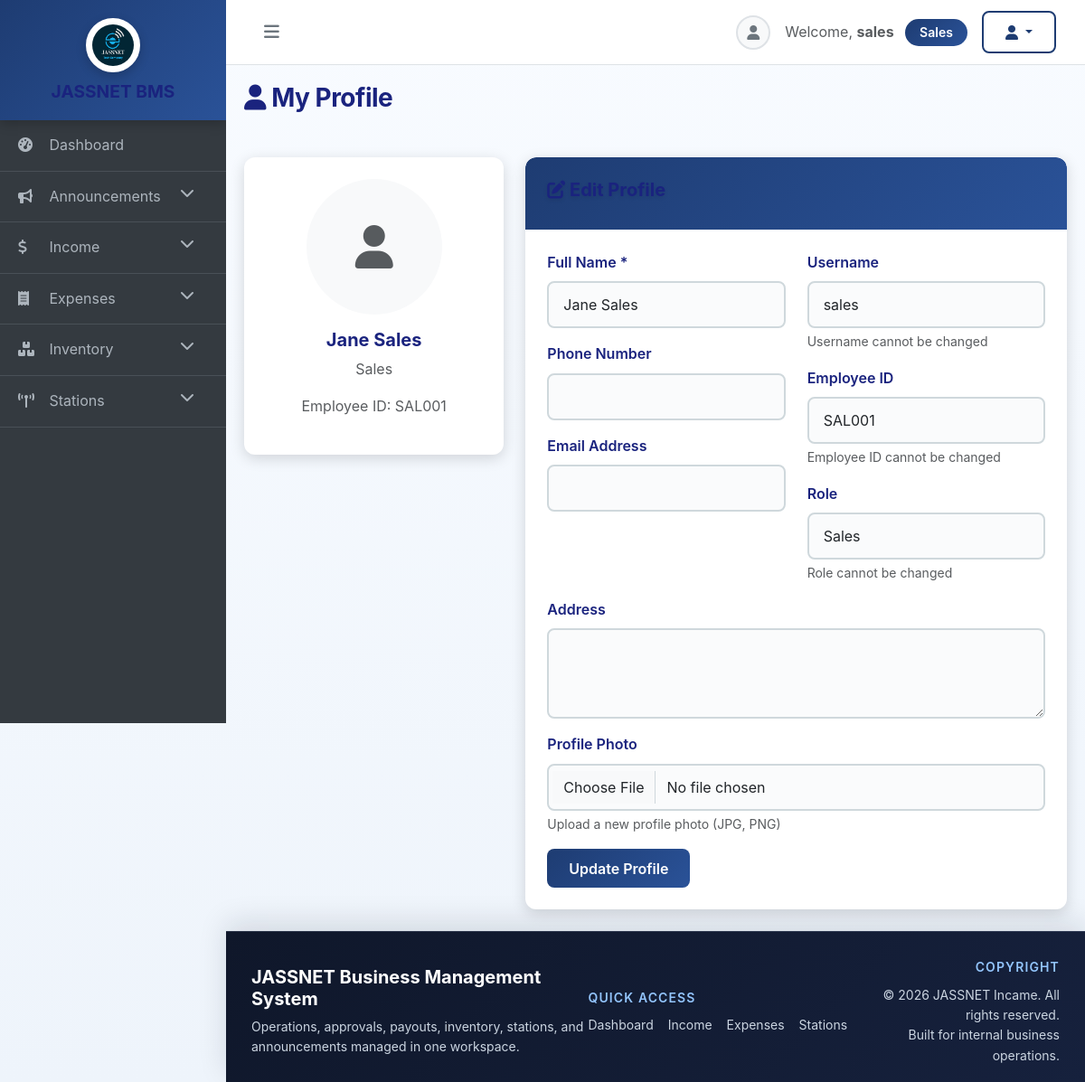
The app's page /pages/profile.php (signed in) with its own data.
### tables this page shows
CREATE TABLE users (
    id INT AUTO_INCREMENT PRIMARY KEY,
    username VARCHAR(50) UNIQUE NOT NULL,
    password VARCHAR(255) NOT NULL,
    role ENUM('Sales', 'Technician', 'Store Keeper', 'Manager', 'Director', 'Accountant', 'Super Admin') NOT NULL,
    full_name VARCHAR(100) NOT NULL,
    gender VARCHAR(20),
    phone VARCHAR(20),
    email VARCHAR(100),
    bank_name VARCHAR(100),
    bank_account_number VARCHAR(50),
    payout_phone VARCHAR(20),
    preferred_payout_channel VARCHAR(20) DEFAULT 'mobile',
    address TEXT,
    profile_photo VARCHAR(255),
    employee_id VARCHAR(50) UNIQUE,
    password_last_changed DATE DEFAULT CURRENT_DATE,
    is_active BOOLEAN DEFAULT TRUE
);

### includes/functions.php (called while the page is built, shortened)
<?php
require_once __DIR__ . '/../config.php';
function isLoggedIn() {
    return isset($_SESSION['user_id']);
}
function getCurrentUser() {
    global $conn;
    $stmt = $conn->prepare("SELECT * FROM users WHERE id = ?");
    $stmt->bind_param("i", $_SESSION['user_id']);
    $stmt->execute();
    $result = $stmt->get_result();
    return $result->fetch_assoc();
}
function hasPermission($required_roles) {
    $user = getCurrentUser();
    $userRoles = array_map('trim', explode(',', $user['role']));
    $lowerRoles = array_map('strtolower', $userRoles);
    foreach ($required_roles as $r) {
        if (in_array(strtolower($r), $lowerRoles)) {
            return true;
        }
    }
    return false;
}
?>

### pages/profile.php (the view, shortened to what this page needs)
<?php
require_once '../includes/functions.php';
$user = getCurrentUser();
?>
<?php include '../includes/header.php'; ?>
<div class="row mb-4">
    <div class="col-md-12">
        <h2><i class="fas fa-user"></i> My Profile</h2>
    </div>
</div>
<div class="row">
    <div class="col-md-4">
        <div class="card">
            <div class="card-body text-center">
                <?php if ($user['profile_photo']): ?>
                    <img src="../uploads/<?php echo $user['profile_photo']; ?>" class="rounded-circle mb-3" style="width: 150px; height: 150px; object-fit: cover;" alt="Profile Photo">
                <?php else: ?>
                    <div class="bg-light rounded-circle d-inline-flex align-items-center justify-content-center mb-3" style="width: 150px; height: 150px;">
                        <i class="fas fa-user fa-3x text-muted"></i>
                    </div>
                <?php endif; ?>
                <h5><?php echo htmlspecialchars($user['full_name']); ?></h5>
                <p class="text-muted"><?php echo htmlspecialchars($user['role']); ?></p>
                <p class="text-muted">Employee ID: <?php echo htmlspecialchars($user['employee_id']); ?></p>
            </div>
        </div>
    </div>
    <div class="col-md-8">
        <div class="card">
            <div class="card-header">
                <h5><i class="fas fa-edit"></i> Edit Profile</h5>
            </div>
            <div class="card-body">
                <form method="POST" enctype="multipart/form-data">
                    <div class="row">
                        <div class="col-md-6">
                            <div class="mb-3">
                                <label for="full_name" class="form-label">Full Name *</label>
                                <input type="text" class="form-control" id="full_name" name="full_name" value="<?php echo htmlspecialchars($user['full_name']); ?>" required>
                            </div>
                            <div class="mb-3">
                                <label for="phone" class="form-label">Phone Number</label>
                                <input type="tel" class="form-control" id="phone" name="phone" value="<?php echo htmlspecialchars($user['phone'] ?? ''); ?>">
                            </div>
                            <div class="mb-3">
                                <label for="email" class="form-label">Email Address</label>
                                <input type="email" class="form-control" id="email" name="email" value="<?php echo htmlspecialchars($user['email'] ?? ''); ?>">
                            </div>
                        </div>
                        <div class="col-md-6">
                            <div class="mb-3">
                                <label for="username" class="form-label">Username</label>
                                <input type="text" class="form-control" id="username" value="<?php echo htmlspecialchars($user['username']); ?>" readonly>
                                <div class="form-text">Username cannot be changed</div>
                            </div>
                            <div class="mb-3">
                                <label for="employee_id" class="form-label">Employee ID</label>
                                <input type="text" class="form-control" id="employee_id" value="<?php echo htmlspecialchars($user['employee_id']); ?>" readonly>
                                <div class="form-text">Employee ID cannot be changed</div>
                            </div>
                            <div class="mb-3">
                                <label for="role" class="form-label">Role</label>
                                <input type="text" class="form-control" id="role" value="<?php echo htmlspecialchars($user['role']); ?>" readonly>
                                <div class="form-text">Role cannot be changed</div>
                            </div>
                        </div>
                    </div>
                    <div class="mb-3">
                        <label for="address" class="form-label">Address</label>
                        <textarea class="form-control" id="address" name="address" rows="3"><?php echo htmlspecialchars($user['address'] ?? ''); ?></textarea>
                    </div>
                    <div class="mb-3">
                        <label for="profile_photo" class="form-label">Profile Photo</label>
                        <input type="file" class="form-control" id="profile_photo" name="profile_photo" accept=".jpg,.jpeg,.png">
                        <div class="form-text">Upload a new profile photo (JPG, PNG)</div>
                    </div>
                    <button type="submit" name="update_profile" class="btn btn-primary">Update Profile</button>
                </form>
            </div>
        </div>
    </div>
</div>
<?php include '../includes/footer.php'; ?>

### assets/css/style.css (style rules this page uses)
:root { --primary-color: #1e3c72; --primary-light: #2a5298; --primary-dark: #0a1a3f; --secondary-color: #b71c1c; --secondary-light: #e53935; --secondary-dark: #7d0c0c; --accent-color: #ff6f61; --warning-color: #ffa500; --danger-color: #c62828; --info-color: #0277bd; --success-color: #388e3c; --dark-bg: #0f2027; --light-bg: #f5f7fa; --text-primary: #1a237e; --text-secondary: #455a64; --border-color: #cfd8dc; --shadow-sm: 0 2px 8px rgba(0, 0, 0, 0.12); --shadow-md: 0 4px 16px rgba(0, 0, 0, 0.15); --shadow-lg: 0 8px 24px rgba(0, 0, 0, 0.2); }
* { transition: background-color 0.3s ease, color 0.3s ease, border-color 0.3s ease; }
body { background: linear-gradient(135deg, #f5f7fa 0%, #e8ecf1 100%); font-family: -apple-system, BlinkMacSystemFont, 'Segoe UI', 'Roboto', 'Helvetica', 'Arial', sans-serif; color: var(--text-primary); overflow-x: hidden; line-height: 1.6; }
.card { border: none; border-radius: 12px; box-shadow: var(--shadow-md); margin-bottom: 24px; background: white; overflow: hidden; transition: all 0.3s cubic-bezier(0.4, 0, 0.2, 1); }
.card-header { background: linear-gradient(135deg, var(--primary-color) 0%, var(--primary-light) 100%); color: white; border-radius: 12px 12px 0 0 !important; font-weight: 700; padding: 1.5rem; border: none; text-shadow: 0 2px 4px rgba(0, 0, 0, 0.1); }
.card-body { padding: 1.5rem; }
.btn { border-radius: 8px; font-weight: 600; padding: 0.6rem 1.5rem; transition: all 0.3s ease; border: 2px solid transparent; }
.btn-primary { background: linear-gradient(135deg, var(--primary-color) 0%, var(--primary-light) 100%); color: white; border: none; }
.form-control, .form-select { border: 2px solid var(--border-color); border-radius: 8px; padding: 0.75rem 1rem; font-size: 1rem; transition: all 0.3s ease; background-color: #fafbfc; }
.form-label { font-weight: 600; color: var(--text-primary); margin-bottom: 0.5rem; }
textarea.form-control { resize: vertical; }
h1, h2, h3, h4, h5, h6 { color: var(--text-primary); font-weight: 700; }
h2 { margin-bottom: 1.5rem; font-size: 1.75rem; letter-spacing: -0.5px; }
.card { transition: transform 0.3s ease-out, box-shadow 0.3s ease-out; }

### includes/header.php (style rules this page uses)
:root { --app-accent: #1f6feb; --app-accent-dark: #174ea6; --app-surface: #ffffff; --app-muted-surface: #f4f7fb; --app-border: #dbe4f0; --app-footer-bg: #0f172a; --app-footer-text: #cbd5e1; }
body { background: linear-gradient(180deg, #f8fbff 0%, #eef4fb 100%); }

### records on screen
users: full_name "Jane Sales", role "Sales", employee "SAL001", username "sales"

### other values on screen
$displayName "sales"
$displayRole "Sales"
